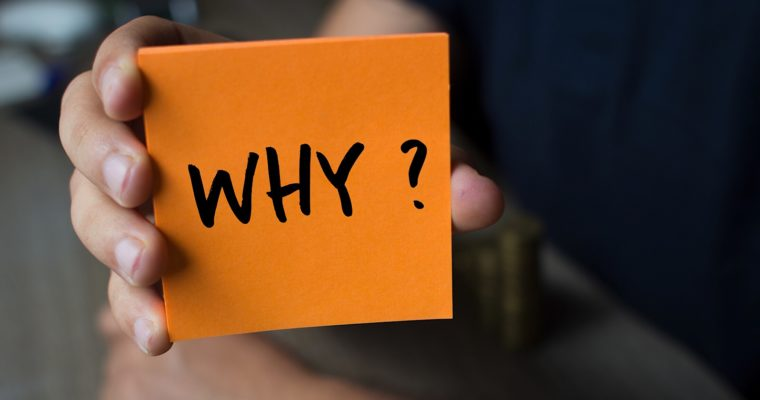
//> input picture image5.jpg, 760 x 400 px, given in place of image.jpg, which was not available
$ ./60s_TV_init 3   (built with g++ and OpenCV 4)
//> lines starting //> are read from the running program, lines starting //| are printed output that depends on the picture; pictures that were not available may be replaced by others from this repository, and a replacement may not be noted
//> further down, img is the input picture: 400 rows x 760 cols, CV_8UC3; mean B, G, R 46.9, 70.2, 101
#include <iostream>
#include <string>
#include <opencv2/highgui.hpp>
#include <opencv2/imgproc.hpp>
#include <immintrin.h>
#include <chrono>
#include <omp.h>
#define NUM_THREAD 32
#define TEST_MODE 0

using namespace std;
using namespace cv;
using namespace chrono;

double dsum = 0.0;

static __m128i cur_seed;

inline void rand_sse(unsigned int *result)
{
    __m128i cur_seed_split;
    __m128i multiplier;
    __m128i adder;
    __m128i mod_mask;
    __m128i sra_mask;
    __m128i sseresult;
    static const unsigned int mult[4] = {214013, 17405, 214013, 69069};
    static const unsigned int gadd[4] = {2531011, 10395331, 13737667, 1};
    static const unsigned int mask[4] = {0xFFFFFFFF, 0, 0xFFFFFFFF, 0};
    static const unsigned int masklo[4] = {0x00007FFF, 0x00007FFF, 0x00007FFF, 0x00007FFF};

    adder = _mm_load_si128((__m128i *)gadd);
    multiplier = _mm_load_si128((__m128i *)mult);
    mod_mask = _mm_load_si128((__m128i *)mask);
    sra_mask = _mm_load_si128((__m128i *)masklo);
    cur_seed_split = _mm_shuffle_epi32(cur_seed, _MM_SHUFFLE(2, 3, 0, 1));

    cur_seed = _mm_mul_epu32(cur_seed, multiplier);
    multiplier = _mm_shuffle_epi32(multiplier, _MM_SHUFFLE(2, 3, 0, 1));
    cur_seed_split = _mm_mul_epu32(cur_seed_split, multiplier);

    cur_seed = _mm_and_si128(cur_seed, mod_mask);
    cur_seed_split = _mm_and_si128(cur_seed_split, mod_mask);
    cur_seed_split = _mm_shuffle_epi32(cur_seed_split, _MM_SHUFFLE(2, 3, 0, 1));
    cur_seed = _mm_or_si128(cur_seed, cur_seed_split);
    cur_seed = _mm_add_epi32(cur_seed, adder);

    _mm_storeu_si128((__m128i *)result, cur_seed);
    return;
}

inline void get_rand(unsigned int *result) {
    rand_sse(result);
    rand_sse(result + 4);
}

void nothing(int x, void *data) {}

void tv_60(Mat img, int times)
{
//> called with times = 3

    if (TEST_MODE)
	{
		namedWindow("image");
		int slider = 0;
		int slider2 = 0;
		createTrackbar("val", "image", nullptr, 255, nothing);
		setTrackbarPos("val", "image", slider);

		createTrackbar("threshold", "image", nullptr, 100, nothing);
		setTrackbarPos("threshold", "image", slider2);
	}

    int height = img.size().height;
//> height = 400
    int width = img.size().width;
//> width = 760

    auto start = system_clock::now();
    // move changed to gray the outer loop to save the time to change it every time in the loop
    Mat gray = img.clone();
    // gray.convertTo(gray,CV_32F);
    Mat channels[3];
    split(gray, channels);
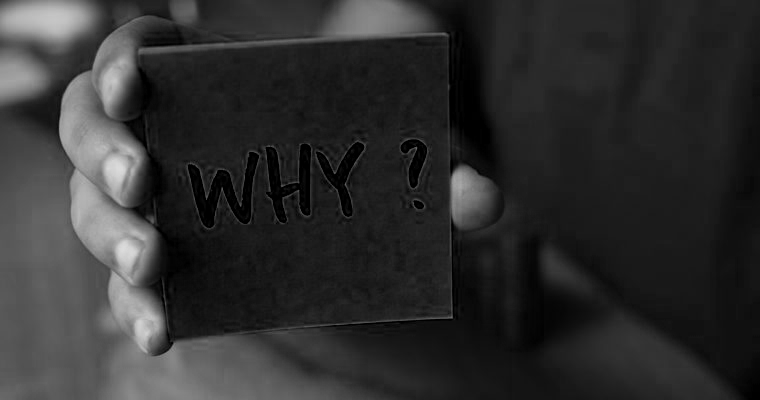
//> channels[0]: 400 rows x 760 cols, CV_8UC1; min 0, max 220, mean 46.9
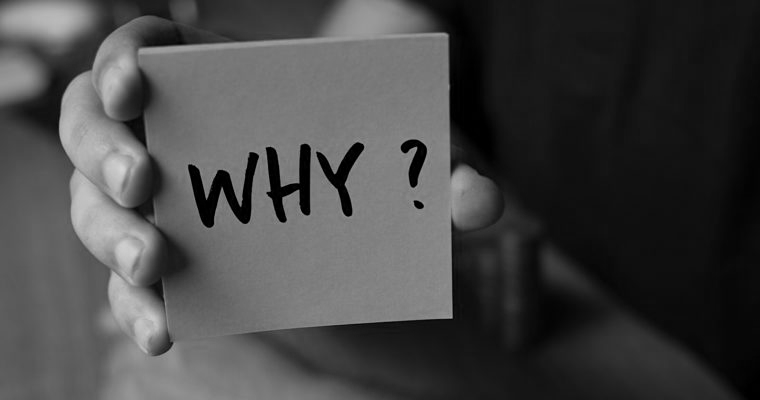
//> channels[1]: 400 rows x 760 cols, CV_8UC1; min 0, max 213, mean 70.2
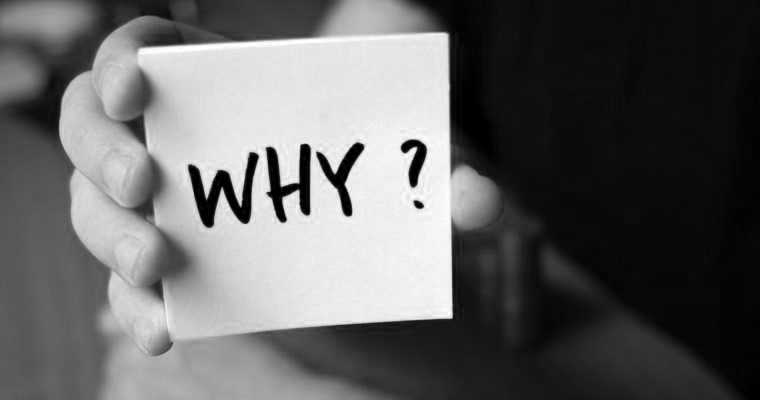
//> channels[2]: 400 rows x 760 cols, CV_8UC1; min 0, max 255, mean 101
    Mat H = channels[0];
    H.convertTo(H, CV_32F);
    Mat S = channels[1];
    S.convertTo(S, CV_32F);
    Mat V = channels[2];
    V.convertTo(V, CV_32F);
    float *b = &(H.at<float>(0, 0));
    float *g = &(S.at<float>(0, 0));
    float *r = &(V.at<float>(0, 0));
    __m256 calc1 = _mm256_set1_ps(0.299);
    __m256 calc2 = _mm256_set1_ps(0.587);
    __m256 calc3 = _mm256_set1_ps(0.114);
#pragma omp parallel for num_threads(NUM_THREAD)
    for (int i = 0; i < height * width; i += 8)
    {
        // 0.299 ∙ Red + 0.587 ∙ Green + 0.114 ∙ Blue.
        // int gray_num = 0.299 * r + 0.587 * g + 0.114 * b;
        __m256 b1 = _mm256_load_ps(b + i);
        __m256 g1 = _mm256_load_ps(g + i);
        __m256 r1 = _mm256_load_ps(r + i);

        __m256 b1_mul = _mm256_mul_ps(b1, calc3);
        __m256 g1_mul = _mm256_mul_ps(g1, calc2);
        __m256 r1_mul = _mm256_mul_ps(r1, calc1);

        __m256 gray_num = _mm256_add_ps(b1_mul, g1_mul);
        gray_num = _mm256_add_ps(gray_num, r1_mul);

        _mm256_store_ps(b + i, gray_num);
    }

    gray = H.clone();
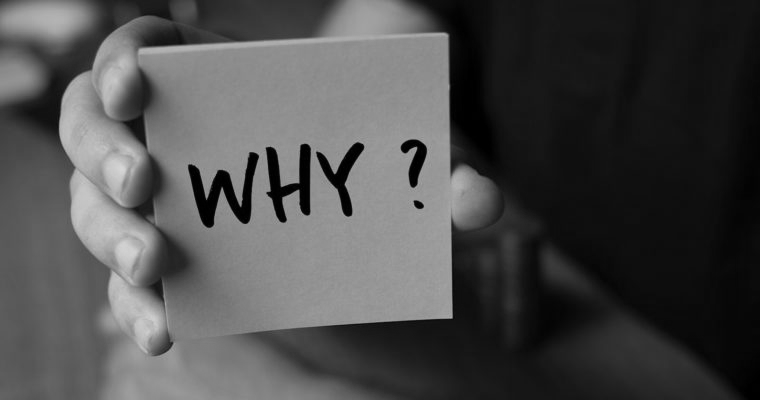
//> gray: 400 rows x 760 cols, CV_32FC1; min 0, max 214.2, mean 76.8

    __m256 comp_val1 = _mm256_set1_ps(255);
    __m256 comp_val2 = _mm256_set1_ps(0);
    __m256 set_0 = _mm256_set1_ps(0);
    unsigned int randset[8];

    float thresh = 0.0;
	float val = 0.0;
	int count = 0;

    auto end = system_clock::now();
    auto duration = duration_cast<microseconds>(end - start);
	dsum += duration.count();

    while (true)
    {
        start = system_clock::now();
        Mat gray_temp;
        gray_temp = gray.clone();
        if (TEST_MODE)
		{
			thresh = getTrackbarPos("threshold", "image");
			val = getTrackbarPos("val", "image");
		}
		else
		{
			thresh = 60.5;
			val = 120;
		}
        __m256 get_thresh = _mm256_set1_ps(thresh);
        float *gray_pixel = &(gray_temp.at<float>(0, 0));

#pragma omp parallel for num_threads(NUM_THREAD)
        for (int i = 0; i < height * width; i += 8)
        {
            __m256 gray_channel = _mm256_load_ps(gray_pixel + i);
            get_rand((unsigned int *)randset);
            __m256 rand_val1 = _mm256_set_ps((float)(randset[0] % 100), (float)(randset[1] % 100), (float)(randset[2] % 100), (float)(randset[3] % 100), (float)(randset[4] % 100), (float)(randset[5] % 100), (float)(randset[6] % 100), (float)(randset[7] % 100));
            get_rand((unsigned int *)randset);
            __m256 rand_val2 = _mm256_set_ps((float)(randset[0] % 2), (float)(randset[1] % 2), (float)(randset[2] % 2), (float)(randset[3] % 2), (float)(randset[4] % 2), (float)(randset[5] % 2), (float)(randset[6] % 2), (float)(randset[7] % 2));
            // compare rand() % 100 <= thresh
            // rand_val1[0] - get_thresh[0]是负数，返回0
            // rand_val1[0] - get_thresh[0]是正数，返回nan
            __m256 cmp_val1 = _mm256_cmp_ps(rand_val1, get_thresh, _CMP_GT_OQ);
            // compare rand() % 2 == 0
            // rand_val2[0]是1，返回0
            // rand_val2[0]是0，返回nan
            __m256 cmp_val2 = _mm256_cmp_ps(rand_val2, comp_val2, _CMP_EQ_OQ);
            get_rand((unsigned int *)randset);
            __m256 calc_pos = _mm256_set_ps((float)(randset[0] % ((int)val + 1)), (float)(randset[1] % ((int)val + 1)), (float)(randset[2] % ((int)val + 1)), (float)(randset[3] % ((int)val + 1)), (float)(randset[4] % ((int)val + 1)), (float)(randset[5] % ((int)val + 1)), (float)(randset[6] % ((int)val + 1)), (float)(randset[7] % ((int)val + 1)));
            get_rand((unsigned int *)randset);
            __m256 calc_neg = _mm256_set_ps((float)-(randset[0] % ((int)val + 1)), (float)(-randset[1] % ((int)val + 1)), (float)(-randset[2] % ((int)val + 1)), (float)(-randset[3] % ((int)val + 1)), (float)(-randset[4] % ((int)val + 1)), (float)(-randset[5] % ((int)val + 1)), (float)(-randset[6] % ((int)val + 1)), (float)(-randset[7] % ((int)val + 1)));

            __m256 blend_1 = _mm256_blendv_ps(calc_pos, calc_neg, cmp_val2);
            __m256 add_val1 = _mm256_add_ps(gray_channel, blend_1);
            __m256 blend_2 = _mm256_blendv_ps(add_val1, gray_channel, cmp_val1);

            __m256 bound_1 = _mm256_min_ps(blend_2, comp_val1);
            __m256 bound_2 = _mm256_max_ps(bound_1, comp_val2);

            _mm256_store_ps(gray_pixel + i, bound_2);
        }


        gray_temp.convertTo(gray_temp,CV_8U);
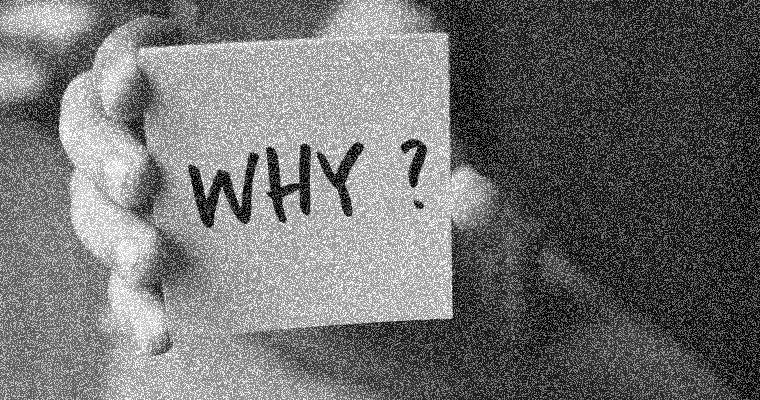
//> gray_temp: 400 rows x 760 cols, CV_8UC1; min 0, max 255, mean 112.5

        end = system_clock::now();
        duration = duration_cast<microseconds>(end - start);
		dsum += duration.count();

        if (!TEST_MODE)
		{
			if (++count > times)
			{
				break;
			}
		}

		if (TEST_MODE)
		{
			imshow("original", img);
			imshow("image", gray_temp);
			if (waitKey(1) == 'q')
				break;
		}
	}
	if (TEST_MODE)
        destroyAllWindows();
}

int main(int argc, char **argv)
{
    int times = 1;
	times = atoi(argv[1]);
	Mat img = imread("image.jpg");
	tv_60(img, times);

	cout << "It takes "
		 << dsum * microseconds::period::num / microseconds::period::den * 1000.0 / double(times)
		 << " milliseconds" << endl;
	return 0;
}
